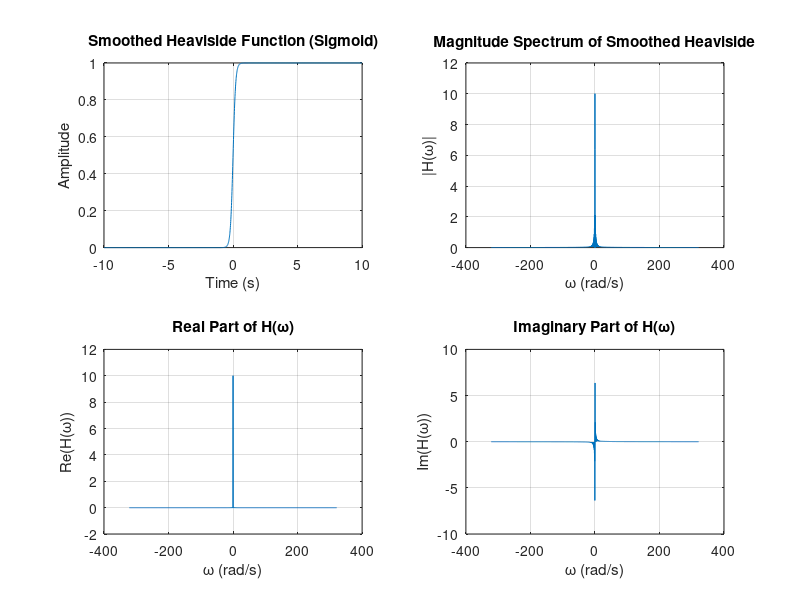

Here is the MATLAB script that generated this plot:
% Parameters
N = 2048;
t_max = 10;
t = linspace(-t_max, t_max, N);
dt = t(2) - t(1);

% Smoothed Heaviside function using sigmoid
a = 10;  % steepness parameter
h_smooth = 1 ./ (1 + exp(-a * t));  % sigmoid function

% Numerical FFT
Hf = fftshift(fft(h_smooth)) * dt;

% Frequency axis
df = 1 / (N * dt);
f = (-N/2:N/2-1) * df;
omega = 2 * pi * f;

% Plotting
figure;

subplot(2,2,1);
plot(t, h_smooth);
title('Smoothed Heaviside Function (Sigmoid)');
xlabel('Time (s)');
ylabel('Amplitude');
grid on;

subplot(2,2,2);
plot(omega, abs(Hf));
title('Magnitude Spectrum of Smoothed Heaviside');
xlabel('\omega (rad/s)');
ylabel('|H(\omega)|');
grid on;

subplot(2,2,3);
plot(omega, real(Hf));
title('Real Part of H(\omega)');
xlabel('\omega (rad/s)');
ylabel('Re(H(\omega))');
grid on;

subplot(2,2,4);
plot(omega, imag(Hf));
title('Imaginary Part of H(\omega)');
xlabel('\omega (rad/s)');
ylabel('Im(H(\omega))');
grid on;
